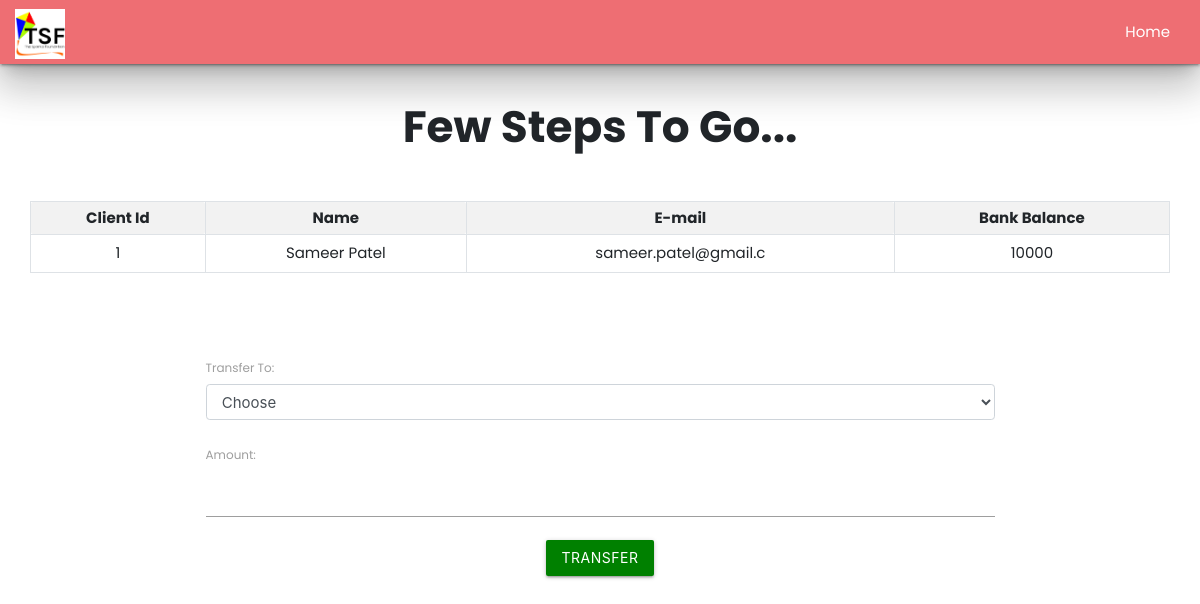
/php/userdetails.php?c_id=1, run on the app's committed database.
### tables this page shows
CREATE TABLE `clients` (
  `c_id` int(3) NOT NULL,
  `c_name` varchar(20) NOT NULL,
  `c_mail` varchar(20) DEFAULT NULL,
  `c_balance` int(10) NOT NULL
);

### php/userdetails.php (the view, shortened to what this page needs)
<!DOCTYPE html>
<html lang="en">
<head>
    <link rel="stylesheet" href="https://maxcdn.bootstrapcdn.com/bootstrap/4.0.0/css/bootstrap.min.css">
    <link rel="stylesheet" href="../css/style.css">
    <link rel="stylesheet" href="https://cdnjs.cloudflare.com/ajax/libs/materialize/1.0.0/css/materialize.min.css">
</head>
<body>
    <?php
    include 'navbar.php';
    ?>
    <div class="center mt-0 accent-3">
        <h3><b>Few Steps To Go...</b></h3>
    </div>
    <div class="container-fluid">
        <?php
        include './connection.php';
        if (isset($_REQUEST['c_id'])) {
            $sid = $_GET['c_id'];
            $sql = "SELECT * FROM  clients where c_id=$sid";
            $result = mysqli_query($conn, $sql);
            $rows = mysqli_fetch_assoc($result);
        }
        ?>
        <form method="post" name="tcredit" class="tabletext"><br>
            <div class="container-fluid">
                <table class="table table-sm table-striped table-condensed table-bordered">
                    <tr>
                        <th class="text-center">Client Id</th>
                        <th class="text-center">Name</th>
                        <th class="text-center">E-mail</th>
                        <th class="text-center">Bank Balance</th>
                    </tr>
                    <tr>
                        <td class="center py-2"><?php echo (isset($rows['c_id']) ? $rows['c_id'] : ''); ?></td>
                        <td class="center py-2"><?php echo (isset($rows['c_name']) ? $rows['c_name'] : ''); ?></td>
                        <td class="center py-2"><?php echo (isset($rows['c_mail']) ? $rows['c_mail'] : ''); ?></td>
                        <td class="center py-2"><?php echo (isset($rows['c_balance']) ? $rows['c_balance'] : ''); ?></td>
                    </tr>
                </table>
            </div>
            <div class="container">
                <br><br><br>
                <label for="to">Transfer To:</label>
                <select id="to" name="to" class="form-control" required>
                    <option value="" disabled selected>Choose</option>
            </div>
            <br>
            <label for="amount">Amount:</label>
            <input type="number" class="form-control border-black" name="amount" id="amount" required>
            <div class="text-center">
                <button class="btn mt-3" style="background-color: green" name="submit" type="submit" id="myBtn">Transfer</button>
            </div>
            <br>
        </form>
    </div>
</body>
</html>

### css/style.css (style rules this page uses)
body { font-family: Poppins; margin: 0; }

### php/userdetails.php (style rules this page uses)
.mt-0 { padding: 10px; top: 0; }
* { font-family: Poppins; }

### data on the page
clients: c_id "1", c_name "Sameer Patel", c_mail "sameer.patel@gmail.c", c_balance "10000"
